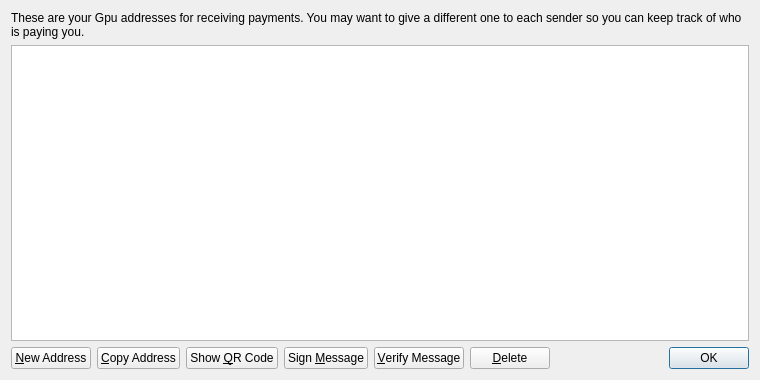
<?xml version="1.0" encoding="UTF-8"?>
<ui version="4.0">
 <class>AddressBookPage</class>
 <widget class="QWidget" name="AddressBookPage">
  <property name="geometry">
   <rect>
    <x>0</x>
    <y>0</y>
    <width>760</width>
    <height>380</height>
   </rect>
  </property>
  <property name="windowTitle">
   <string>Address Book</string>
  </property>
  <property name="styleSheet">
   <string notr="true">background-image: url(:/images/bkg2);</string>
  </property>
  <layout class="QVBoxLayout" name="verticalLayout">
   <item>
    <widget class="QLabel" name="labelExplanation">
     <property name="text">
      <string>These are your Gpu addresses for receiving payments. You may want to give a different one to each sender so you can keep track of who is paying you.</string>
     </property>
     <property name="textFormat">
      <enum>Qt::PlainText</enum>
     </property>
     <property name="wordWrap">
      <bool>true</bool>
     </property>
    </widget>
   </item>
   <item>
    <widget class="QTableView" name="tableView">
     <property name="contextMenuPolicy">
      <enum>Qt::CustomContextMenu</enum>
     </property>
     <property name="toolTip">
      <string>Double-click to edit address or label</string>
     </property>
     <property name="tabKeyNavigation">
      <bool>false</bool>
     </property>
     <property name="alternatingRowColors">
      <bool>true</bool>
     </property>
     <property name="selectionMode">
      <enum>QAbstractItemView::SingleSelection</enum>
     </property>
     <property name="selectionBehavior">
      <enum>QAbstractItemView::SelectRows</enum>
     </property>
     <property name="sortingEnabled">
      <bool>true</bool>
     </property>
     <attribute name="verticalHeaderVisible">
      <bool>false</bool>
     </attribute>
    </widget>
   </item>
   <item>
    <layout class="QHBoxLayout" name="horizontalLayout">
     <item>
      <widget class="QPushButton" name="newAddressButton">
       <property name="toolTip">
        <string>Create a new address</string>
       </property>
       <property name="text">
        <string>&amp;New Address</string>
       </property>
       <property name="icon">
        <iconset resource="../bitcoin.qrc">
         <normaloff>:/icons/add</normaloff>:/icons/add</iconset>
       </property>
      </widget>
     </item>
     <item>
      <widget class="QPushButton" name="copyToClipboard">
       <property name="toolTip">
        <string>Copy the currently selected address to the system clipboard</string>
       </property>
       <property name="text">
        <string>&amp;Copy Address</string>
       </property>
       <property name="icon">
        <iconset resource="../bitcoin.qrc">
         <normaloff>:/icons/editcopy</normaloff>:/icons/editcopy</iconset>
       </property>
      </widget>
     </item>
     <item>
      <widget class="QPushButton" name="showQRCode">
       <property name="text">
        <string>Show &amp;QR Code</string>
       </property>
       <property name="icon">
        <iconset resource="../bitcoin.qrc">
         <normaloff>:/icons/qrcode</normaloff>:/icons/qrcode</iconset>
       </property>
      </widget>
     </item>
     <item>
      <widget class="QPushButton" name="signMessage">
       <property name="toolTip">
        <string>Sign a message to prove you own a Gpu address</string>
       </property>
       <property name="text">
        <string>Sign &amp;Message</string>
       </property>
       <property name="icon">
        <iconset resource="../bitcoin.qrc">
         <normaloff>:/icons/edit</normaloff>:/icons/edit</iconset>
       </property>
      </widget>
     </item>
     <item>
      <widget class="QPushButton" name="verifyMessage">
       <property name="toolTip">
        <string>Verify a message to ensure it was signed with a specified Gpu address</string>
       </property>
       <property name="text">
        <string>&amp;Verify Message</string>
       </property>
       <property name="icon">
        <iconset resource="../bitcoin.qrc">
         <normaloff>:/icons/transaction_0</normaloff>:/icons/transaction_0</iconset>
       </property>
      </widget>
     </item>
     <item>
      <widget class="QPushButton" name="deleteButton">
       <property name="toolTip">
        <string>Delete the currently selected address from the list</string>
       </property>
       <property name="text">
        <string>&amp;Delete</string>
       </property>
       <property name="icon">
        <iconset resource="../bitcoin.qrc">
         <normaloff>:/icons/remove</normaloff>:/icons/remove</iconset>
       </property>
      </widget>
     </item>
     <item>
      <spacer name="horizontalSpacer">
       <property name="orientation">
        <enum>Qt::Horizontal</enum>
       </property>
       <property name="sizeHint" stdset="0">
        <size>
         <width>40</width>
         <height>20</height>
        </size>
       </property>
      </spacer>
     </item>
     <item>
      <widget class="QDialogButtonBox" name="buttonBox">
       <property name="sizePolicy">
        <sizepolicy hsizetype="Maximum" vsizetype="Fixed">
         <horstretch>0</horstretch>
         <verstretch>0</verstretch>
        </sizepolicy>
       </property>
       <property name="standardButtons">
        <set>QDialogButtonBox::Ok</set>
       </property>
      </widget>
     </item>
    </layout>
   </item>
  </layout>
 </widget>
 <resources>
  <include location="../bitcoin.qrc"/>
 </resources>
 <connections/>
</ui>
